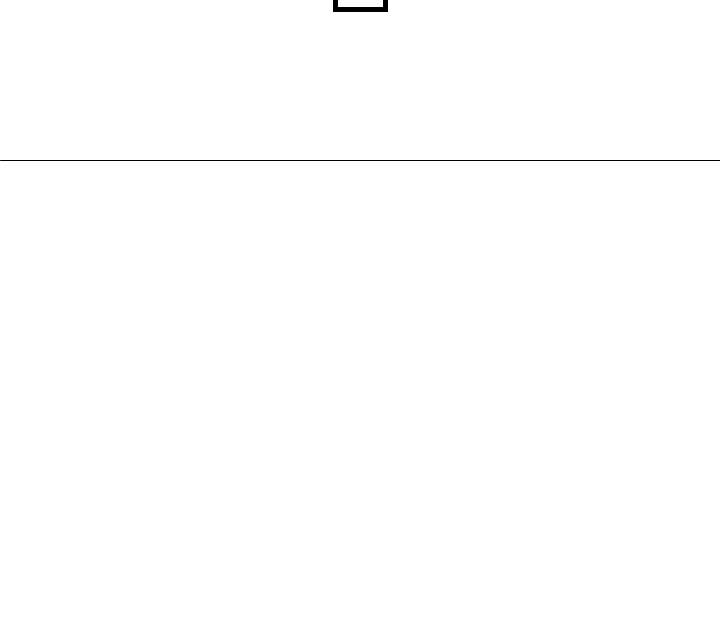
Frame 1 (no input)
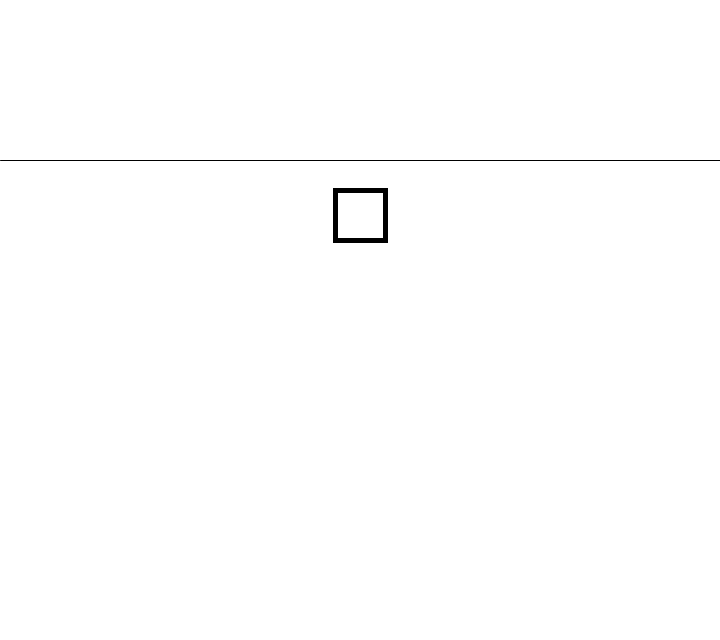
Frame 60 (the mouse pressed at the canvas centre just before this capture)
Frame 120 (the mouse held since frame 60 and released just before this capture): identical to frame 1, image omitted

The Processing sketch that drew these frames (run headless with seeded random() and noise(); from frame 60 on, the mouse is pressed at the canvas centre):

// Processing sketch: processing_53424
// ── processing_53424.pde

// Program to simulate the archimede principle with different volume & density in the same object

Material mFloatingObject;

float DENSITY_SHELL = 2.5;
float DENSITY_CONTENT = 0.1;
int EDGE = 50;
int THINKNESS = 5;
float GRAVITY = 9.81;

int WATER_LINE;
float WATER_DENSITY = 1;

void setup() {
  size(720, 640);
  smooth();
  
  WATER_LINE = height/4;
  
  float vol_shell = compute_shell_volume(EDGE, THINKNESS);
  float vol_content = compute_content_volume(EDGE, THINKNESS);
  
  mFloatingObject = new Material(EDGE, width/2, 0, DENSITY_SHELL, vol_shell, DENSITY_CONTENT, vol_content);
}

void draw() {
  background(255);
  line(0, WATER_LINE, width, WATER_LINE);
  
  mFloatingObject.update();
  mFloatingObject.display();
  
  if( mousePressed ) {
    mFloatingObject.restart();
  }
}


float compute_shell_volume( int edge, int thinkness ){
  return (6*sq(edge)*thinkness);
}

float compute_content_volume( int edge, int thinkness ) {
  return pow((edge - thinkness), 3);
}


class Material {
  
  int posX;
  int posY;
  int edge;
  
  Volume vShell;
  Volume vContent;
  
  Material (int edge_, int iniX, int iniY, float density_shell, float vol_shell, float density_content, float vol_content) {
    vShell = new Volume(density_shell, vol_shell);
    vContent = new Volume(density_content, vol_content);
    
    posX = iniX;
    posY = iniY;
    edge = edge_;
  }
  
  void update() {
    float ratio = (float)(posY - WATER_LINE) / edge;
    if ( ratio > 1 ) {
      ratio = 1;
    }
    
    float sVol_submerged = ratio * vShell.volume ;
    float cVol_submerged = ratio * vContent.volume;
    
    float mass = ((vShell.volume * vShell.density) + (vContent.volume * vContent.density));
    
    float gravity_force = mass * GRAVITY;
    float archimede_force = WATER_DENSITY * (sVol_submerged + cVol_submerged) * GRAVITY;
    
    
    if ( posY < WATER_LINE ) {
      posY = posY + (int)(gravity_force/mass);
    } else {
      posY = posY + (int)((gravity_force - archimede_force) / mass);
    }
  }
  
  void display() {
    strokeWeight(THINKNESS);
    rect( width/2 - (edge/2), posY - edge, edge, edge);
    strokeWeight(1);
  }
  
  void restart() {
    posY = 0;
  }
}

class Volume {
  
  float density;
  float volume;
  
  Volume (float density_, float volume_) {
    density = density_;
    volume = volume_;
  }
}
